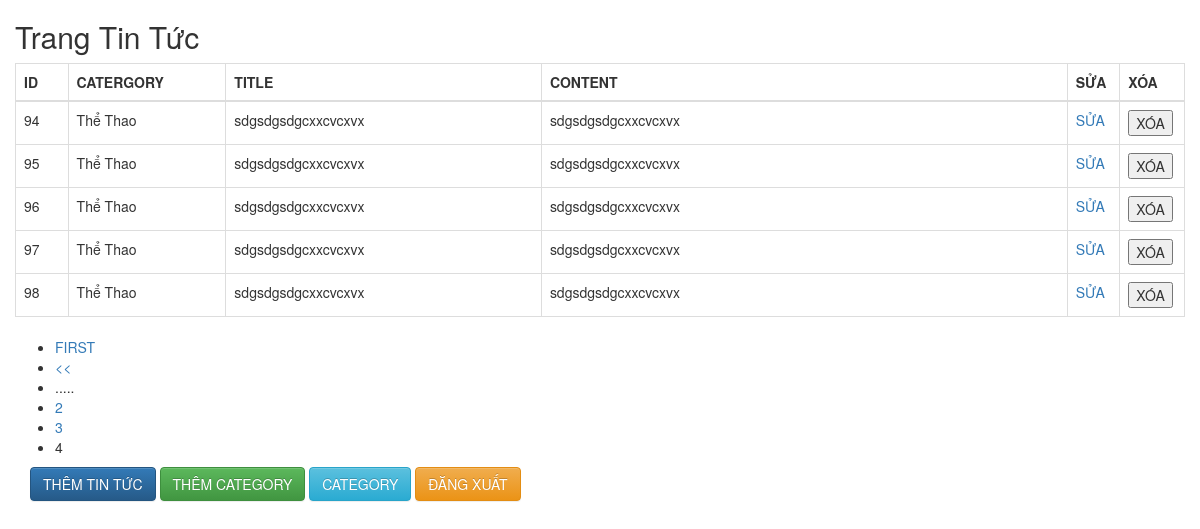
/index.php?h=tintuc&action=allnews&page=4 (signed in), run on the app's committed database.
### tables this page shows
CREATE TABLE `category` (
  `cateid` int(3) NOT NULL,
  `catename` varchar(50) NOT NULL
);

CREATE TABLE `tintuc` (
  `id` int(11) NOT NULL,
  `caid` int(3) NOT NULL,
  `title` varchar(255) NOT NULL,
  `content` text NOT NULL
);

### controller/tintuccontroller.php (called while the page is built, shortened)
<?php
class tintuc
{
function allnews()
 {
 	require_once PATH.'/models/tintucmodel.php';
 	$result = new tintucMd;
 	$data = $result->alltintuc();
		$countContents = count($data);
		$pageNumbers = ceil(($countContents/10));
		if(isset($_GET['page']))
		{
			$page = $_GET['page'];
		}
		if ($page == 1)
		{
			$limitStart = 0;
		}
		else
		{
			$limitStart = $page*10-10;
		}
		$data = $result->getContentOnPage($limitStart);
 	require_once PATH.'/views/viewalltintuc.php';
 }
}

### models/connect.php (called while the page is built, shortened)
<?php
class connect
{
	private $hostname='localhost';
	private $username='root';
	private $password='';
	private $database='mvc';
	public function __construct()
	{
		$this->con = mysqli_connect($this->hostname,$this->username,$this->password,$this->database);
	}
}
 ?>

### models/tintucmodel.php (called while the page is built, shortened)
<?php
require_once PATH.'/models/connect.php';
class tintucMd extends connect
{
	function getContentOnPage($limitStart)
	{
	$sql = "SELECT * FROM category as c JOIN  tintuc as t ON t.caid = c.cateid LIMIT $limitStart, 10";
	$query = mysqli_query($this->con,$sql);
	return mysqli_fetch_all($query,MYSQLI_ASSOC);
	}
	function alltintuc()
	{
		$sql = "SELECT * FROM category as c JOIN  tintuc as t ON t.caid = c.cateid ";
		$query = mysqli_query($this->con,$sql);
		return mysqli_fetch_all($query,MYSQLI_ASSOC);
	}
}
 ?>

### views/viewalltintuc.php (the view, shortened to what this page needs)
<div class="example">
    <div class="container">
        <div class="row">
            <h2>Trang Tin Tức</h2>
            <div class="table-responsive">
                <table class="table table-bordered">
                    <thead>
                        <tr>
                            <th>ID</th>
                            <th>CATERGORY</th>
                            <th>TITLE</th>
                            <th>CONTENT</th>
                            <th>SỬA</th>
                            <th>XÓA</th>
                        </tr>
                        <?php foreach ($data as $value): ?>
                    </thead>
                            <tr>
                            <td width="50"><?php echo $value['id'];?></td>
                            <td width="150"><?php echo $value['catename'];?></td>
                            <td width="300"><?php echo $value['title'];?></td>
                            <td width="500"><?php echo $value['content'];?></td>
                            <td width="50"><a href="index.php?h=tintuc&action=edittintuc&id=<?php echo $value['id']?>">SỬA</a></td>
                             <td width="50"><button type="submit" onclick="getConfirmation(<?php echo $value['id']?>)">XÓA</button></td>
                            <tr>
                        <?php endforeach; ?>
                </table>
            </div>
            <div class="paging">
                <ul>
                    <?php if (isset($page) && $page != 1): ?>
                    <li><a href="index.php?h=tintuc&action=allnews&page=1">FIRST</a></li>
                    <?php if ($page > 1): ?>
                    <li><a href="index.php?h=tintuc&action=allnews&page=<?php echo $page-1 ?>"><<</a></li>
                    <?php endif; ?>
                    <?php endif; ?>
                    <?php
                    $pageStart = $page-2;
                    $pageEnd = $page+2;
                    if ($pageEnd > $pageNumbers )
                    {
                        $pageEnd = $pageNumbers;
                    }
                    if ($pageStart > 1 )
                    {
                        echo "<li>.....</li>";
                    }
                    for ($i = $pageStart; $i <= $pageEnd; $i++)
                    {
                        if ($i == $page)
                        {
                            echo "<li class=\"page-active\">$i</li>";
                        }
                        else
                        {
                            echo "<li><a href=\"index.php?h=tintuc&action=allnews&page=$i\">$i</a></li>";
                        }
                    }
                    ?>
                </ul>
            </div>
        </div>
        <div>
            <a href="index.php?h=tintuc&action=addtintuc" class="btn btn-primary">THÊM TIN TỨC</a>
            <a href="index.php?h=tintuc&action=addca" class="btn btn-success">THÊM CATEGORY</a>
            <a href="index.php?h=tintuc&action=allcategory" class="btn btn-info">CATEGORY</a>
            <a href="index.php?h=user&action=destroy" class="btn btn-warning">ĐĂNG XUẤT</a>
        </div>
    </div>
</div>

### data on the page
category: tintuc.id "94", catename "Thể Thao", tintuc.title "sdgsdgsdgcxxcvcxvx", tintuc.content "sdgsdgsdgcxxcvcxvx", tintuc.id "95", tintuc.id "96", tintuc.id "97", tintuc.id "98"
